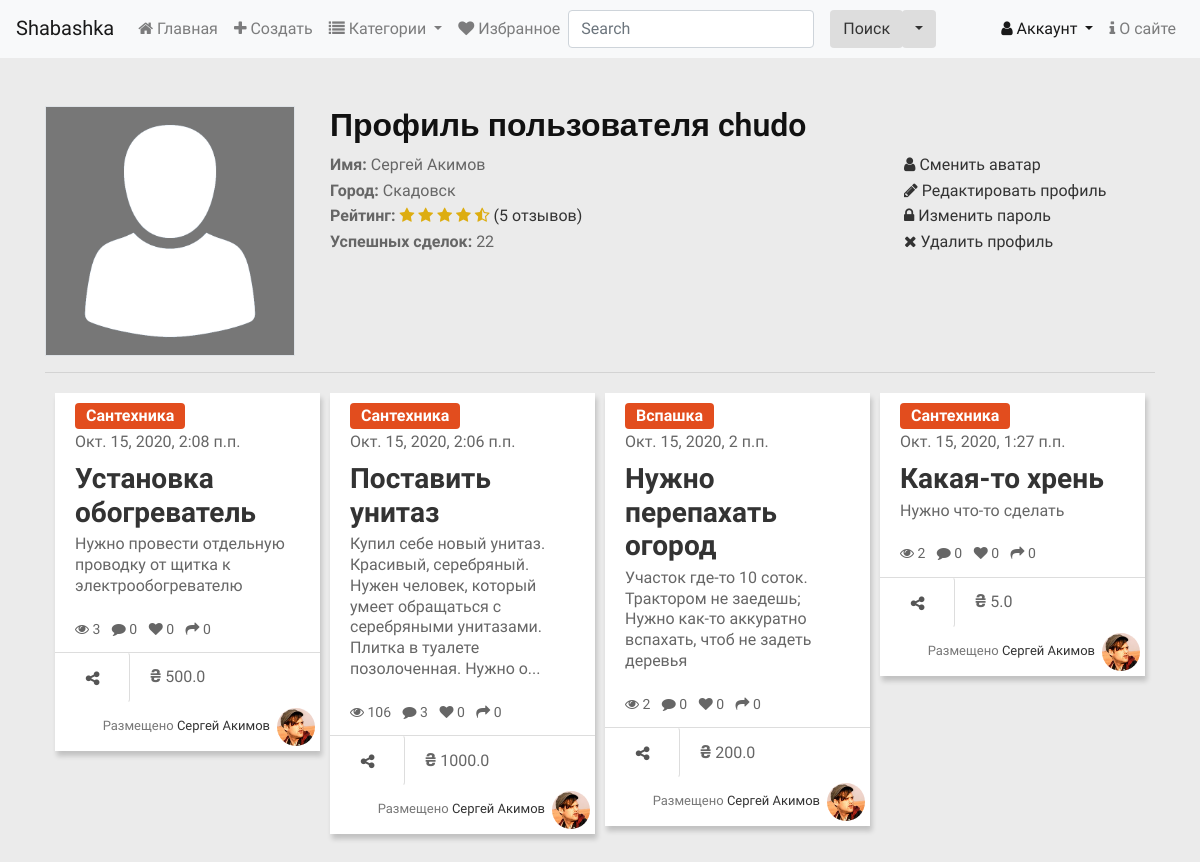
Page /accounts/profile/ (signed in) on the committed database.
### main/models.py (models this page shows, shortened)
class ShaUser(AbstractUser):
    is_activated = models.BooleanField(default=True, db_index=True, verbose_name="Активирован")
    send_message = models.BooleanField(default=True, db_index=True, verbose_name="Отправлять оповещения?")
    location = models.ForeignKey(LocationSettelment, on_delete=models.SET_NULL, null=True, blank=True, verbose_name="Населенный пункт" )
    class Meta(AbstractUser.Meta):
        pass

class Offer(models.Model):
    STATUS = [
        ('n', 'Новое'),
        ('a', 'Принято'),
        ('d', 'Выполнено')
    ]
    category = models.ForeignKey(SubCategory, on_delete=models.PROTECT, verbose_name="Категория")
    title = models.CharField(max_length=40, verbose_name="Предложение")
    content = models.TextField(verbose_name="Описание")
    price = models.FloatField(default=0, verbose_name="Цена")
    image = models.ImageField(blank=True, upload_to=get_timestamp_path, verbose_name="Фото")
    author = models.ForeignKey(ShaUser, on_delete=models.CASCADE, verbose_name="Автор")
    is_active = models.BooleanField(default=True, db_index=True, verbose_name="Активное")
    created = models.DateTimeField(auto_now_add=True, db_index=True, verbose_name="Опубликовано" )
    reviews = models.IntegerField(default=0, verbose_name="Просмотров")
    shared = models.IntegerField(default=0, verbose_name="Поделились")
    status = models.CharField(max_length=1, default='n', null=True, blank=True, db_index=True, choices=STATUS, verbose_name="Статус")
    class Meta:
        verbose_name = "Предложение"
        verbose_name_plural = "Предложения"
        ordering = ["-created"]

class Category(models.Model):
    name = models.CharField(max_length=20, unique=True, db_index=True, verbose_name="Название")
    order = models.SmallIntegerField(default=0, db_index=True, verbose_name="Порядок")
    super_category = models.ForeignKey('SuperCategory', on_delete=models.PROTECT, null=True, blank=True,
                                        verbose_name="Надкатегория")

### main/views.py (the view)
# urls.py: path('accounts/profile/', views.profile, name="profile"),
@login_required
def profile(request):
    offers = Offer.objects.filter(author=request.user.pk)
    context = {"offers": offers}
    return render(request, "main/profile.html", context)

### main/models.py (called while the page is built)
    def get_queryset(self):
        return super().get_queryset().filter(super_category__isnull=False)

### main/templatetags/custom_tags.py (called while the page is built)
@register.simple_tag()
def limit_text(content):
    if len(content) > 150:
        return content[:150] + '...'
    else:
        return content

### main/templates/main/profile.html (shortened to what this page needs)
{% extends 'main/layout.html' %}
{% load static %}
{% load custom_tags %}
{% block body %}
<div class="container py-5">
    <div class="row">
        <div class="col-lg-3">
            <img class="border profile-img" style="background-color: #777;" src="{% static 'main/images/profile-ph.png' %}" alt="">
        </div>
        <div class="col-lg-9">
            <h3>Профиль пользователя {{ user.username }}</h3>
            <div class="row">
                <div class="col-lg-8 col-md-8 col-sm-6">
                    <div><b> Имя:</b> {{user.first_name}} {{user.last_name}} </div>
                    <div><b>Город:</b>  Скадовск</div>
                    <div><b>Рейтинг:</b>
                        <i class="fa fa-star" style="color: #ddad10;"></i>
                        <i class="fa fa-star" style="color: #ddad10;"></i>
                        <i class="fa fa-star" style="color: #ddad10;"></i>
                        <i class="fa fa-star" style="color: #ddad10;"></i>
                        <i class="fa fa-star-half-full" style="color: #ddad10;"></i>
                        <a href="#">(5 отзывов)</a>
                    </div>
                    <div><b>Успешных сделок:</b> 22</div>
                </div>
                {% if user == request.user %}
                <div class="col-lg-4 col-md-4 col-sm 6">
                    <div><a href="{% url 'main:profile_change' %}" class="mx-1"><i class="fa fa-user"></i> Сменить аватар </a></div>
                    <div><a href="{% url 'main:profile_change' %}" class="mx-1"><i class="fa fa-pencil"></i> Редактировать профиль </a></div>
                    <div><a href="{% url 'main:password_change' %}" class="mx-1"><i class="fa fa-lock"></i> Изменить пароль </a></div>
                    <div><a href="{% url 'main:profile_delete' %}" class="mx-1"><i class="fa fa-close"></i> Удалить профиль </a></div>
                {% else %}
                    <a href="#"><i class="fa fa-user-plus"></i> Подписаться</a>
                </div>
                {% endif %}
                </div>
            </div>
        </div>
    </div>
<hr>
<div id="page-content" class="index-page">
<div id="container">
{% for offer in offers %}
<div class="item">
    <div class="content-item">
        {% url 'main:detail' category_pk=offer.category.pk pk=offer.pk as url %}
        <a href="{% url 'main:by_category' pk=offer.category.pk %}" class="btn btn-small btn-{{offer.category.super_category.order}}">{{offer.category.name}}</a>
        <div class="time"> {{offer.created}}</div>
        <h3 class="title-item"><a href="{{url}}{{all}}">{{offer.title}}</a></h3>
        <p class="info">{% limit_text offer.content %}</p>
        <ul class="list-inline">
            <li class="list-inline-item"><i class="fa fa-eye"></i> {{ offer.reviews }} </li>
            <li class="list-inline-item"><i class="fa fa-comment"></i> {{offer.comment_set.count}}</li>
            <li class="list-inline-item"><i class="fa fa-heart"></i>  0</li>
            <li class="list-inline-item"><i class="fa fa-share"></i> {{offer.shared}}</li>
        </ul>
    </div>
    <div class="bottom-item">
        <a href="#" class="btn btn-share share"><i class="fa fa-share-alt"></i> </a>
        <span class="mx-3"><span class="uah">&#8372</span> {{offer.price}}</span>
        <span class="user f-right">Размещено
            <a href="{% url 'main:profile_by_id' pk=offer.author.pk %}">
                {% if offer.author.first_name and offer.author.last_name %}
                {{offer.author.first_name}} {{offer.author.last_name}}
                {% else %}
                {{offer.author}}
                {% endif %}
            </a><img src="{% static 'main/images/ava-1.jpg' %}" class="rounded-circle"></span>
    </div>
</div>
{% endfor %}
</div>
</div>
</div>
{% endblock %}

### main/static/main/css/style.css (style rules this page uses)
body { font-family: 'Ek Mukta', sans-serif;color: #666;background: #EBEBEB;font-size: 16px;line-height: 1.6em;font-weight: 400; }
html, body { width:100%; padding:0; }
html { -webkit-text-size-adjust: none; }
img { max-width:100%; height: auto;width: auto\9; }
h3 { font-size: 32px; }
h1,h2,h3,h4,h5,h6 { font-family: 'Roboto', sans-serif;font-weight: 600;color: #111; }
p { margin: 0 0 20px;line-height: 1.3; }
a { color: #333; -webkit-transition: all .2s ease-in-out; -moz-transition: all .2s ease-in-out; transition: all .2s ease-in-out; }
.f-right { float: right; }
.index-page, .sub-page { margin: 20px 10px 60px; }
#page-content .item { background-color: #fff;width:220px;box-shadow: 2px 5px 5px 0 rgba(0, 0, 0, 0.18); }
#page-content .item img { padding: 0px;display: block;max-width: 100%; margin: 0 auto; }
#page-content .content-item { padding: 10px 20px; }
#page-content h3.title-item { font-family: 'Ek Mukta', sans-serif;font-size: 28px;margin: 7px 0 5px; }
#page-content .content-item ul { margin: 0;font-size: 14px; }
#page-content .bottom-item { border-top: 1px solid #ddd;min-height: 50px; }
#page-content .user { color: #777;font-size: 13px;line-height: 2.8;padding: 5px; }
#page-content .user img { width: 38px; height: 38px;float: right;display: inline-block;margin-left: 7px; }
.btn-small { color: #fff;padding: 0px 10px;font-weight: bold; }
.btn-share { font-weight: 500;color: #555;border-right: 1px solid #ddd;margin: 0;border-radius: none;height: 51px; width: 75px;margin-top: -1px;padding: 14px; }
.btn-0 { background-color: #E24D1E; }
.profile-img { width: 250px; }
.uah { font-weight: bold; font-size: large; }

### rows in the picture
ShaUser: username "chudo", first_name "Сергей", last_name "Акимов"
Offer: category.name "Сантехника", created "Окт. 15, 2020, 2:08 п.п.", title "Установка обогреватель", content "Нужно провести отдельную проводку от щитка к электрообогревателю", reviews "3", comment_set.count "0", shared "0", price "500.0", author.first_name "Сергей", author.last_name "Акимов"
Offer: category.name "Сантехника", created "Окт. 15, 2020, 2:06 п.п.", title "Поставить унитаз", content "Купил себе новый унитаз. Красивый, серебряный. Нужен человек, который умеет обращаться с серебряными унитазами. Плитка в туалете позолоченная. Нужно о...", reviews "106", comment_set.count "3", shared "0", price "1000.0", author.first_name "Сергей", author.last_name "Акимов"
Offer: category.name "Вспашка", created "Окт. 15, 2020, 2 п.п.", title "Нужно перепахать огород", content "Участок где-то 10 соток. Трактором не заедешь; Нужно как-то аккуратно вспахать, чтоб не задеть деревья", reviews "2", comment_set.count "0", shared "0", price "200.0", author.first_name "Сергей", author.last_name "Акимов"
Offer: category.name "Сантехника", created "Окт. 15, 2020, 1:27 п.п.", title "Какая-то хрень", content "Нужно что-то сделать", reviews "2", comment_set.count "0", shared "0", price "5.0", author.first_name "Сергей", author.last_name "Акимов"
